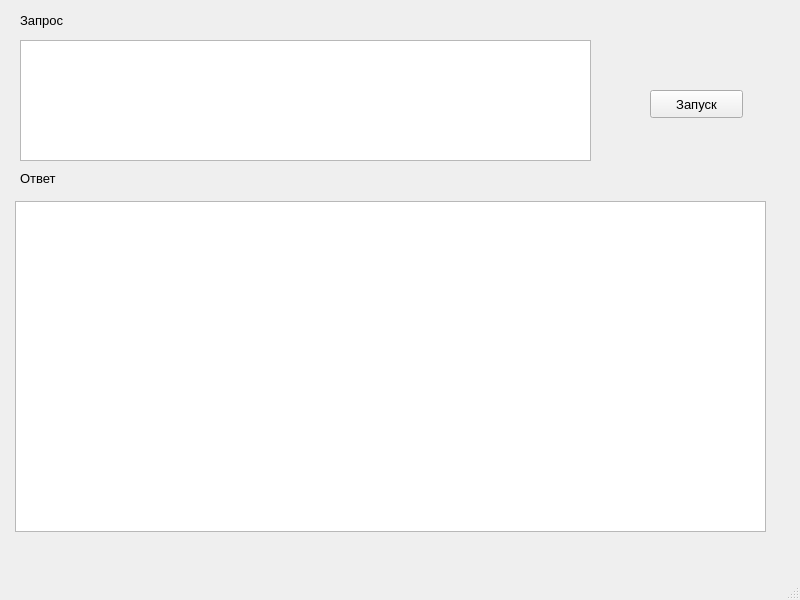
<?xml version="1.0" encoding="UTF-8"?>
<ui version="4.0">
 <class>MainWindow</class>
 <widget class="QMainWindow" name="MainWindow">
  <property name="geometry">
   <rect>
    <x>0</x>
    <y>0</y>
    <width>800</width>
    <height>600</height>
   </rect>
  </property>
  <property name="windowTitle">
   <string>Экспрессо</string>
  </property>
  <widget class="QWidget" name="centralwidget">
   <widget class="QTableWidget" name="tableWidget">
    <property name="geometry">
     <rect>
      <x>15</x>
      <y>201</y>
      <width>751</width>
      <height>331</height>
     </rect>
    </property>
   </widget>
   <widget class="QLabel" name="label">
    <property name="geometry">
     <rect>
      <x>20</x>
      <y>170</y>
      <width>55</width>
      <height>16</height>
     </rect>
    </property>
    <property name="font">
     <font>
      <pointsize>10</pointsize>
     </font>
    </property>
    <property name="text">
     <string>Ответ</string>
    </property>
   </widget>
   <widget class="QTextEdit" name="textEdit">
    <property name="geometry">
     <rect>
      <x>20</x>
      <y>40</y>
      <width>571</width>
      <height>121</height>
     </rect>
    </property>
   </widget>
   <widget class="QLabel" name="label_2">
    <property name="geometry">
     <rect>
      <x>20</x>
      <y>10</y>
      <width>61</width>
      <height>21</height>
     </rect>
    </property>
    <property name="font">
     <font>
      <pointsize>10</pointsize>
     </font>
    </property>
    <property name="text">
     <string>Запрос</string>
    </property>
   </widget>
   <widget class="QPushButton" name="pushButton">
    <property name="geometry">
     <rect>
      <x>650</x>
      <y>90</y>
      <width>93</width>
      <height>28</height>
     </rect>
    </property>
    <property name="font">
     <font>
      <pointsize>10</pointsize>
     </font>
    </property>
    <property name="text">
     <string>Запуск</string>
    </property>
   </widget>
  </widget>
  <widget class="QMenuBar" name="menubar">
   <property name="geometry">
    <rect>
     <x>0</x>
     <y>0</y>
     <width>800</width>
     <height>26</height>
    </rect>
   </property>
  </widget>
  <widget class="QStatusBar" name="statusbar"/>
 </widget>
 <resources/>
 <connections/>
</ui>
